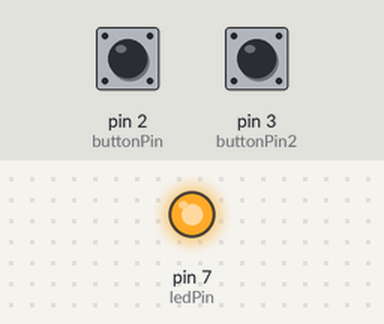
A sketch run on a simulated Arduino Uno, built with avr-gcc and run on an emulated ATmega328P. On the bench: output pins drawn as LEDs (lit = HIGH). Dashed ring = blinking. The inputs (shaded band) are chosen by the test bench; at power-on: pin 2 (buttonPin) LOW, pin 3 (buttonPin2) LOW. What the sketch prints to the serial monitor is not drawn.

Above: at 1.2 s.
1.3 s: pin 2 (buttonPin) pulled HIGH for 0.15 s
4.3 s: pin 3 (buttonPin2) pulled HIGH for 0.15 s
At 4.9 s:
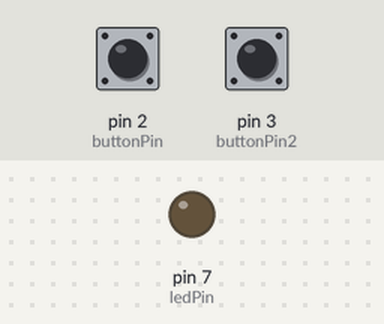
5.9 s: pin 3 (buttonPin2) pulled HIGH for 1 s
At 6.3 s:
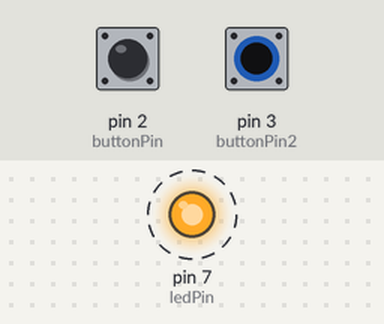
Timing chart, 0 to 15.9 s (numbered marks = the images above; inputs shaded):
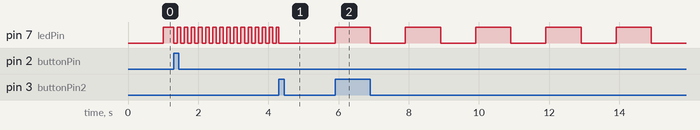

Measured:
- after the input at 4.3 s, pin 7 (ledPin): goes on until 4.3 s, then stays LOW
- after the input at 5.9 s, pin 7 (ledPin): alternates HIGH for 1.0 s and LOW for 1.0 s, starting at once
- by itself, pin 7 (ledPin): alternates HIGH for 0.10 s and LOW for 0.10 s

The sketch:

Lab6_1TilstandsmaskinLed.ino
```cpp
//noe switch and case, tilstand maskin og blinke uten delay
//en tilstandsmaskin er en tenkt måte, tenges ofte i sirkler, systemet er i forskjellige tilstander så bruker man input til å forandre tilstanden
//ofte brukt, traffikklys, roboter som kjører selv
//koble til en ny knapp, og få denne til å skru LED motsatt veg.
//Og enda en knapp som skaper en nødstopp, hvor man ikke kommer ut fra
//Har ikke fått denne til å funke enda

const int ledPin = 7;
const int buttonPin = 2;
const int buttonPin2 = 3;
const int buttonPin3 = 18;
//interupt kan ikke brukes på alle pins, så buttonPin kan ikke være hvor som helst

enum possibleStates {on, fastBlink, blink, off};
const int numberOfStates = sizeof(possibleStates);
possibleStates state = blink;

const int blinkInterval = 1000;
volatile unsigned long lastInterrupt = 0;
const int debounceTime = 100;

void setup() {
  Serial.begin(9600);
  pinMode(ledPin, OUTPUT);
  pinMode(buttonPin, INPUT);
  pinMode(buttonPin2, INPUT);
  pinMode(buttonPin3, INPUT);
  attachInterrupt(digitalPinToInterrupt(buttonPin), stateChange, RISING);
  attachInterrupt(digitalPinToInterrupt(buttonPin2), stateChange2, RISING);
  attachInterrupt(digitalPinToInterrupt(buttonPin3), breakStopp, RISING);
}

void loop() {
 static bool ledState = LOW;
 static unsigned long lastLedStateChange = 0;
 //static sier gjør det en gang
  switch(state){
    case on:
      ledState = HIGH;
      break;
    case fastBlink:
      if (millis() >= lastLedStateChange + (blinkInterval/10)){
        ledState = !ledState;
        lastLedStateChange = millis();
      }
      break;
    case blink:
      if (millis() >= lastLedStateChange + blinkInterval){
        ledState = !ledState;
        lastLedStateChange = millis();
      }
      break;
    case off:
      ledState = LOW;
  }
  digitalWrite(ledPin, ledState);
  Serial.println(ledState);
}


void stateChange(){
  if(millis() >= lastInterrupt + debounceTime){
  state = (state + 1) % numberOfStates;
  //% er rest ting. Så (1+1)%3 får rest 2, (2+1)%3 får rest og drar tilbake til 0
  lastInterrupt = millis();
  /////if (state == 3) state = 0;
  }
}

void stateChange2(){
  if(millis() >= lastInterrupt + debounceTime){
    state = (state - 1);
    if (state == 0) state = 3;
  }
}

void breakStopp(){
  while(true);
}
```
